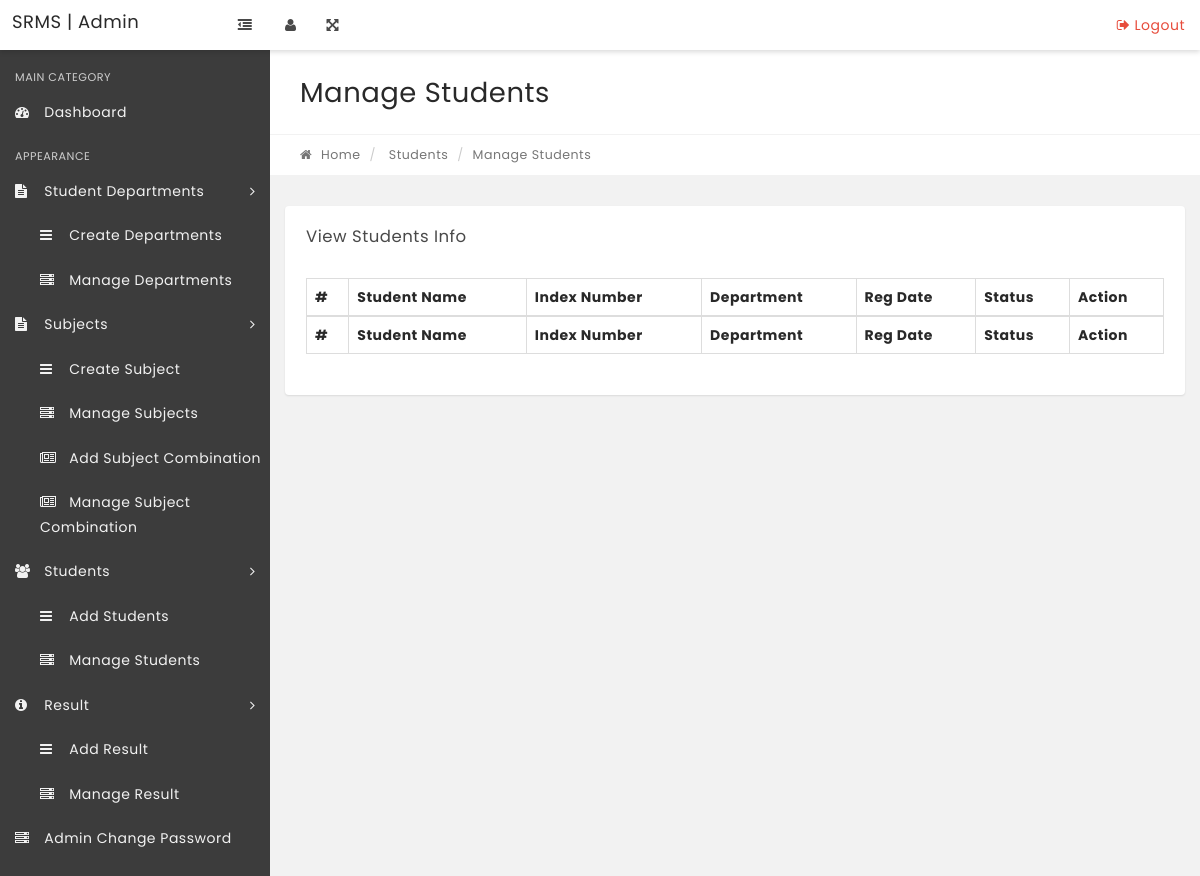
Before: /manage-students.php with the older database file.
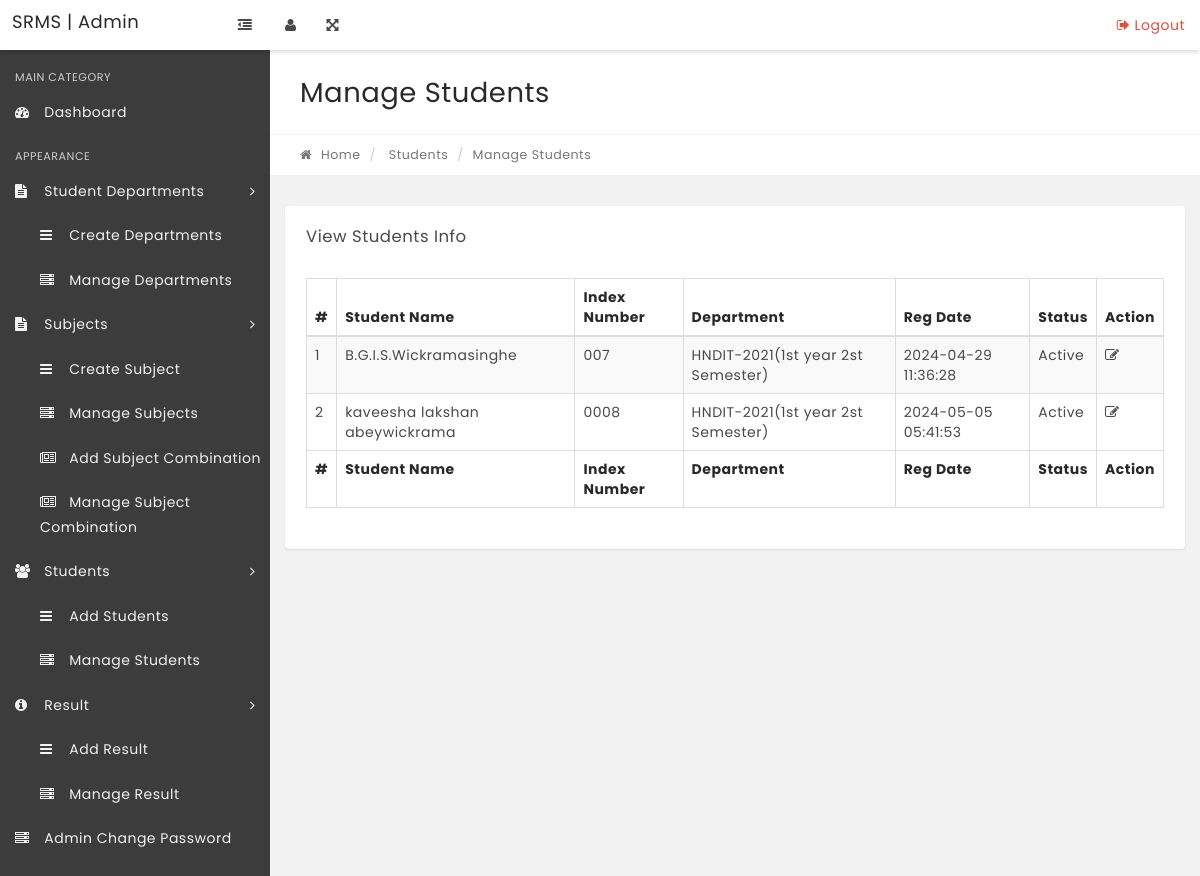
After: the same page with the newer database file.
### tables this page shows
CREATE TABLE IF NOT EXISTS `tblstudents` (
  `StudentId` int(11) NOT NULL AUTO_INCREMENT,
  `StudentName` varchar(100) NOT NULL,
  `RollId` varchar(100) NOT NULL,
  `StudentEmail` varchar(100) NOT NULL,
  `Gender` varchar(10) NOT NULL,
  `DOB` varchar(100) NOT NULL,
  `ClassId` int(11) NOT NULL,
  `RegDate` timestamp NOT NULL DEFAULT current_timestamp(),
  `UpdationDate` timestamp NULL DEFAULT NULL ON UPDATE current_timestamp(),
  `Status` int(1) NOT NULL,
  PRIMARY KEY (`StudentId`)
);

CREATE TABLE IF NOT EXISTS `tblclasses` (
  `id` int(11) NOT NULL AUTO_INCREMENT,
  `ClassName` varchar(80) DEFAULT NULL,
  `ClassNameNumeric` int(20) NOT NULL,
  `Section` varchar(50) NOT NULL,
  `CreationDate` timestamp NOT NULL DEFAULT current_timestamp(),
  `UpdationDate` timestamp NULL DEFAULT NULL ON UPDATE current_timestamp(),
  PRIMARY KEY (`id`)
);

### manage-students.php (the view, shortened to what the changed rows need)
<?php
include('includes/config.php');
if(strlen($_SESSION['alogin'])=="")
    {
    header("Location: index.php");
    }
    else{
?>
<!DOCTYPE html>
<html lang="en">
    <head>
        <link rel="stylesheet" href="css/bootstrap.min.css" media="screen" >
        <link rel="stylesheet" href="css/font-awesome.min.css" media="screen" >
        <link rel="stylesheet" href="css/animate-css/animate.min.css" media="screen" >
        <link rel="stylesheet" href="css/lobipanel/lobipanel.min.css" media="screen" >
        <link rel="stylesheet" href="css/prism/prism.css" media="screen" >
        <link rel="stylesheet" type="text/css" href="js/DataTables/datatables.min.css"/>
        <link rel="stylesheet" href="css/main.css" media="screen" >
    </head>
    <body class="top-navbar-fixed">
        <div class="main-wrapper">
            <div class="content-wrapper">
                <div class="content-container">
                    <div class="main-page">
                        <div class="container-fluid">
                            <div class="row page-title-div">
                                <div class="col-md-6">
                                    <h2 class="title">Manage Students</h2>
                                </div>
                            </div>
                        </div>
                        <section class="section">
                            <div class="container-fluid">
                                <div class="row">
                                    <div class="col-md-12">
                                        <div class="panel">
                                            <div class="panel-body p-20">
                                                <table id="example" class="display table table-striped table-bordered" cellspacing="0" width="100%">
                                                    <thead>
                                                        <tr>
                                                            <th>#</th>
                                                            <th>Student Name</th>
                                                            <th>Index Number</th>
                                                            <th>Department</th>
                                                            <th>Reg Date</th>
                                                            <th>Status</th>
                                                            <th>Action</th>
                                                        </tr>
                                                    </thead>
                                                    <tfoot>
                                                        <tr>
                                                          <th>#</th>
                                                            <th>Student Name</th>
                                                            <th>Index Number</th>
                                                            <th>Department</th>
                                                            <th>Reg Date</th>
                                                            <th>Status</th>
                                                            <th>Action</th>
                                                        </tr>
                                                    </tfoot>
                                                    <tbody>
<?php $sql = "SELECT tblstudents.StudentName,tblstudents.RollId,tblstudents.RegDate,tblstudents.StudentId,tblstudents.Status,tblclasses.ClassName,tblclasses.Section from tblstudents join tblclasses on tblclasses.id=tblstudents.ClassId";
$query = $dbh->prepare($sql);
$query->execute();
$results=$query->fetchAll(PDO::FETCH_OBJ);
$cnt=1;
if($query->rowCount() > 0)
{
foreach($results as $result)
{   ?>
<tr>
 <td><?php echo htmlentities($cnt);?></td>
                                                            <td><?php echo htmlentities($result->StudentName);?></td>
                                                            <td><?php echo htmlentities($result->RollId);?></td>
                                                            <td><?php echo htmlentities($result->ClassName);?>(<?php echo htmlentities($result->Section);?>)</td>
                                                            <td><?php echo htmlentities($result->RegDate);?></td>
                                                             <td><?php if($result->Status==1){
echo htmlentities('Active');
}
else{
   echo htmlentities('Blocked');
}
                                                                ?></td>
<td>
<a href="edit-student.php?stid=<?php echo htmlentities($result->StudentId);?>"><i class="fa fa-edit" title="Edit Record"></i> </a>
</td>
</tr>
<?php $cnt=$cnt+1;}} ?>
                                                    </tbody>
                                                </table>
                                            </div>
                                        </div>
                                    </div>
                                                </div>
                                            </div>
                                        </div>
                                    </div>
                                </div>
                            </div>
    </body>
</html>
<?php } ?>

Changed rows visible on the page:
added tblstudents: StudentName "B.G.I.S.Wickramasinghe", RollId "007", ClassId.ClassName "HNDIT-2021", ClassId.Section "1st year 2st Semester", RegDate "2024-04-29 11:36:28"
added tblstudents: StudentName "kaveesha lakshan abeywickrama", RollId "0008", ClassId.ClassName "HNDIT-2021", ClassId.Section "1st year 2st Semester", RegDate "2024-05-05 05:41:53"
